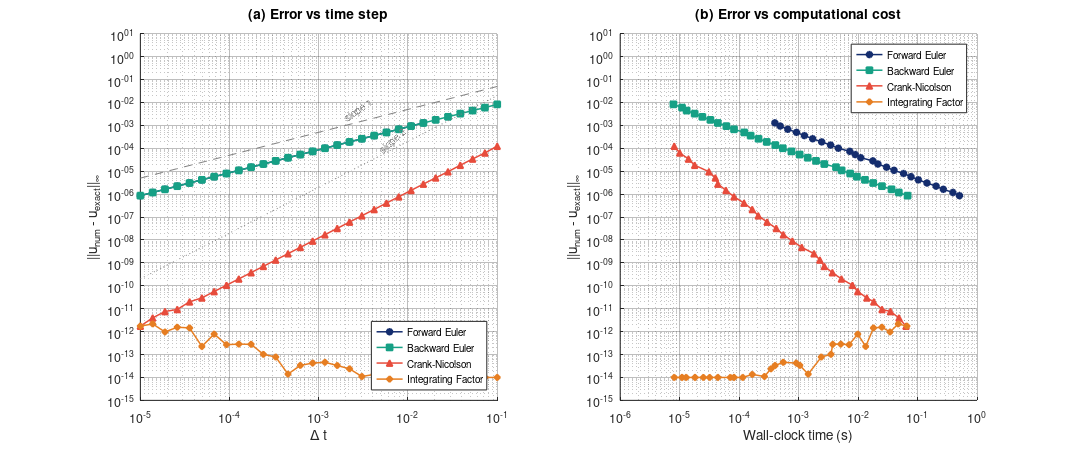
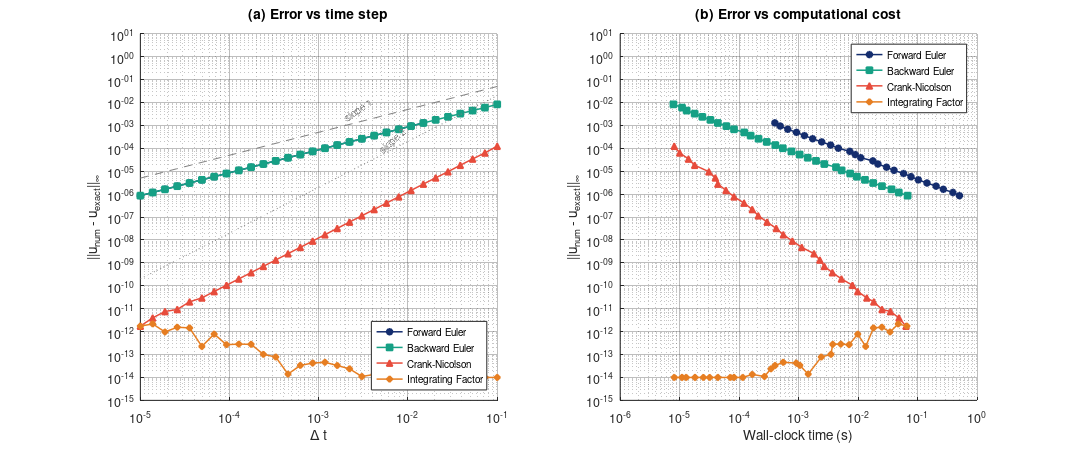

The MATLAB source for these figures, in order:
% fair_comparison.m
% Chapter 17: Stability of Spectral Methods
%
% Computational Etude 17.6: Fair Comparison of Time-Stepping Methods.
%
% Two-panel figure comparing Forward Euler, Backward Euler, Crank-Nicolson,
% and Integrating Factor (exact exponential) on the 1D Fourier heat equation
% u_t = nu * u_xx on [0, 2*pi) with nu = 0.1.
%
%   (a) Error vs dt (log-log).
%   (b) Error vs wall-clock time (log-log).
%
% Author: Dr. Denys Dutykh
% Part of "Computational Etudes: A Spectral Approach"

clear; clc; close all;

NAVY  = [20, 45, 110]/255;
TEAL  = [22, 160, 133]/255;
CORAL = [231, 76, 60]/255;
AMBER = [230, 126, 34]/255;

% Output path
script_dir = fileparts(mfilename('fullpath'));
output_dir = fullfile(script_dir, '..', '..', '..', 'textbook', 'figures', 'ch17', 'matlab');
if ~exist(output_dir, 'dir'), mkdir(output_dir); end

N  = 64;
nu = 0.1;
T  = 1.0;

%% Exact solution in Fourier space
x = linspace(0, 2*pi, N+1); x(end) = [];
u0 = sin(x) + 0.5*cos(3*x);
u0_hat = fft(u0);
k = [0:N/2-1, -N/2:-1];
decay = exp(-nu * k.^2 * T);
u_exact = real(ifft(u0_hat .* decay));

% CFL for forward Euler: dt <= 2 / (nu * (N/2)^2)
dt_cfl = 2.0 / (nu * (N/2)^2);
fprintf('Forward Euler CFL limit: dt <= %.6e\n', dt_cfl);

%% Time step values
dt_values_all = logspace(-5, -1, 30);
dt_values_fe  = dt_values_all(dt_values_all < 0.9 * dt_cfl);

%% Run all four methods
methods = {'Forward Euler', 'Backward Euler', 'Crank-Nicolson', 'Integrating Factor'};
colors  = {NAVY, TEAL, CORAL, AMBER};
markers = {'o', 's', '^', 'd'};

results = struct();

for m = 1:4
    if m == 1
        dt_vals = dt_values_fe;
    else
        dt_vals = dt_values_all;
    end

    errs  = [];
    times = [];
    dts   = [];

    for di = 1:length(dt_vals)
        dt = dt_vals(di);
        n_steps = round(T / dt);
        dt_actual = T / n_steps;
        lam = -nu * k.^2;

        u_hat = fft(u0);
        blowup = false;

        switch m
            case 1  % Forward Euler
                tic;
                for step = 1:n_steps
                    u_hat = u_hat + dt_actual * lam .* u_hat;
                    if max(abs(u_hat)) > 1e10
                        blowup = true; break;
                    end
                end
                elapsed = toc;

            case 2  % Backward Euler
                factor = 1.0 ./ (1.0 - dt_actual * lam);
                tic;
                for step = 1:n_steps
                    u_hat = u_hat .* factor;
                end
                elapsed = toc;

            case 3  % Crank-Nicolson
                factor = (1.0 + 0.5*dt_actual*lam) ./ (1.0 - 0.5*dt_actual*lam);
                tic;
                for step = 1:n_steps
                    u_hat = u_hat .* factor;
                end
                elapsed = toc;

            case 4  % Integrating Factor (exact exponential)
                factor = exp(lam * dt_actual);
                tic;
                for step = 1:n_steps
                    u_hat = u_hat .* factor;
                end
                elapsed = toc;
        end

        if blowup, continue; end

        u_num = real(ifft(u_hat));
        err = max(abs(u_num - u_exact));
        if err < 1e-14, err = 1e-14; end

        errs  = [errs, err];     %#ok<AGROW>
        times = [times, elapsed]; %#ok<AGROW>
        dts   = [dts, dt];       %#ok<AGROW>
    end

    results(m).name   = methods{m};
    results(m).errs   = errs;
    results(m).times  = times;
    results(m).dts    = dts;
    results(m).color  = colors{m};
    results(m).marker = markers{m};
end

%% Plot
figure('Position', [100, 100, 1200, 500]);

% Panel (a): Error vs dt
subplot(1, 2, 1);
hold on;
for m = 1:4
    if ~isempty(results(m).dts)
        loglog(results(m).dts, results(m).errs, ...
               ['-', results(m).marker], 'Color', results(m).color, ...
               'MarkerSize', 5, 'LineWidth', 1.2, ...
               'MarkerFaceColor', results(m).color, ...
               'DisplayName', results(m).name);
    end
end

% Reference slopes
dt_ref = logspace(-5, -1, 50);
loglog(dt_ref, 0.5*dt_ref, '--', 'Color', [0.5 0.5 0.5], ...
       'LineWidth', 0.8, 'HandleVisibility', 'off');
text(2e-3, 2e-3, 'slope 1', 'FontSize', 8, 'Color', [0.5 0.5 0.5], ...
     'Rotation', 35);
loglog(dt_ref, 2*dt_ref.^2, ':', 'Color', [0.5 0.5 0.5], ...
       'LineWidth', 0.8, 'HandleVisibility', 'off');
text(5e-3, 8e-5, 'slope 2', 'FontSize', 8, 'Color', [0.5 0.5 0.5], ...
     'Rotation', 42);
hold off;

xlabel('\Delta t');
ylabel('||u_{num} - u_{exact}||_\infty');
title('(a) Error vs time step');
legend('Location', 'southeast', 'FontSize', 8);
ylim([1e-15, 1e1]);
grid on; set(gca, 'GridAlpha', 0.3);

% Panel (b): Error vs wall-clock time
subplot(1, 2, 2);
hold on;
for m = 1:4
    if ~isempty(results(m).times)
        loglog(results(m).times, results(m).errs, ...
               ['-', results(m).marker], 'Color', results(m).color, ...
               'MarkerSize', 5, 'LineWidth', 1.2, ...
               'MarkerFaceColor', results(m).color, ...
               'DisplayName', results(m).name);
    end
end
hold off;

xlabel('Wall-clock time (s)');
ylabel('||u_{num} - u_{exact}||_\infty');
title('(b) Error vs computational cost');
legend('Location', 'northeast', 'FontSize', 8);
ylim([1e-15, 1e1]);
grid on; set(gca, 'GridAlpha', 0.3);

set(gcf, 'PaperPositionMode', 'auto');
exportgraphics(gcf, fullfile(output_dir, 'fair_comparison.pdf'), 'ContentType', 'vector');
exportgraphics(gcf, fullfile(output_dir, 'fair_comparison.png'), 'Resolution', 300);
fprintf('\nFigure saved to %s\n', fullfile(output_dir, 'fair_comparison.pdf'));
